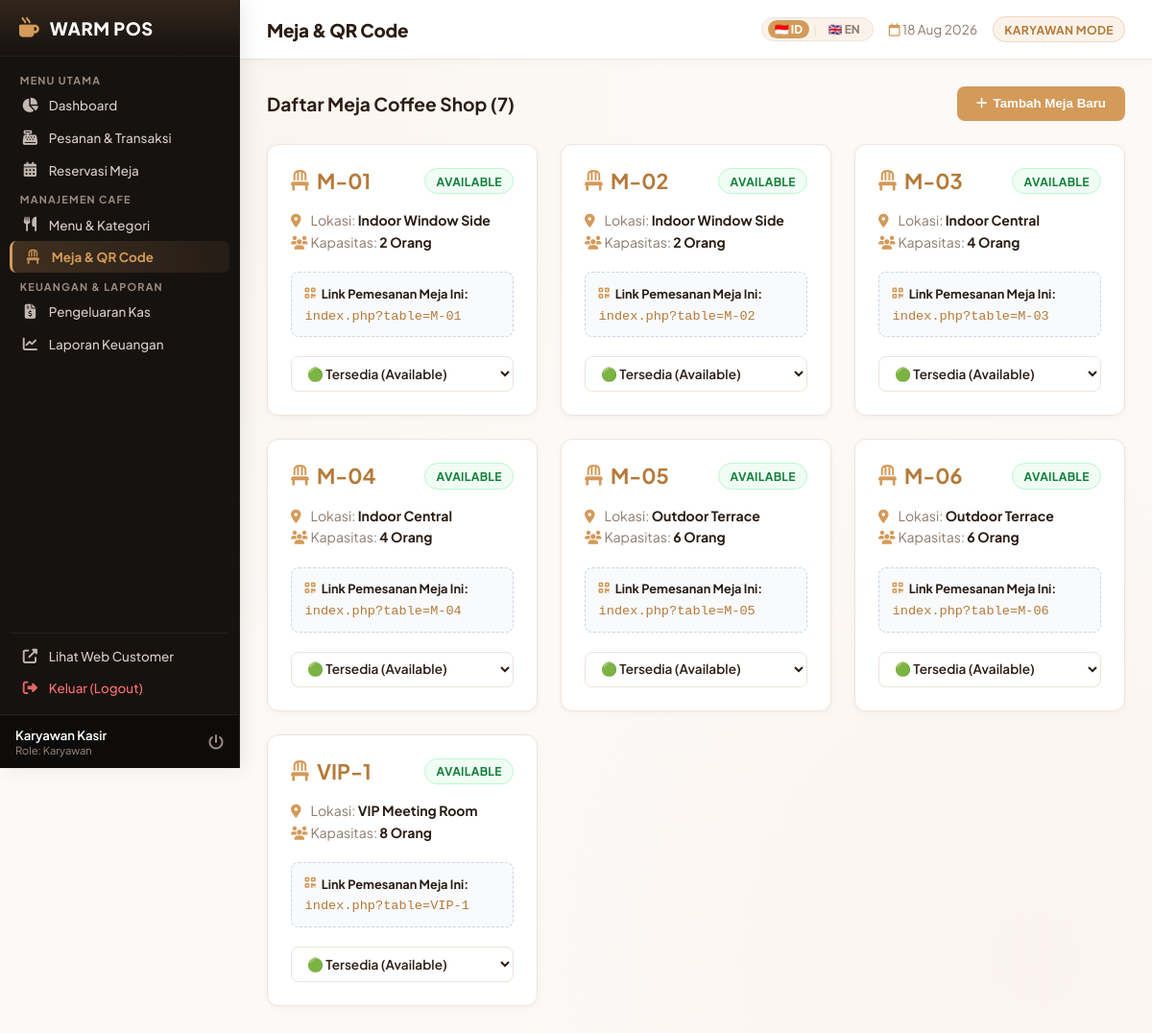
Screenshot of /admin/tables.php (signed in) with the database file from the repository.
### tables this page shows
CREATE TABLE IF NOT EXISTS `tables` (
  `id` INT AUTO_INCREMENT PRIMARY KEY,
  `table_number` VARCHAR(20) NOT NULL UNIQUE,
  `capacity` INT NOT NULL DEFAULT 2,
  `location` VARCHAR(50) DEFAULT 'Indoor Main Area',
  `status` ENUM('available', 'occupied', 'reserved') DEFAULT 'available'
);

### config/lang.php (called while the page is built, shortened)
<?php
$current_lang = $_SESSION['lang'] ?? 'id';
if (!function_exists('__')) {
    function __($key, $default = '') {
        global $translations, $current_lang;
        if (isset($translations[$current_lang][$key])) {
            return $translations[$current_lang][$key];
        }
        return !empty($default) ? $default : $key;
    }
}
if (!function_exists('get_current_lang')) {
    function get_current_lang() {
        global $current_lang;
        return $current_lang;
    }
}

### admin/tables.php (the view, shortened to what this page needs)
<?php
require_once __DIR__ . '/../config/database.php';
$tables = $pdo->query("SELECT * FROM tables ORDER BY table_number ASC")->fetchAll();
require_once __DIR__ . '/../includes/admin_header.php';
?>
<div style="display: flex; justify-content: space-between; align-items: center; margin-bottom: 1.5rem;">
    <h3 style="color: var(--admin-text-main); margin: 0; font-size: 1.2rem;"><?php echo get_current_lang() == 'en' ? 'Coffee Shop Tables' : 'Daftar Meja Coffee Shop'; ?> (<?php echo count($tables); ?>)</h3>
    <button data-modal-target="addTableModal" class="btn" style="background: var(--admin-accent); color: #ffffff; font-weight: 700; border: none; padding: 0.65rem 1.25rem; border-radius: 8px; cursor: pointer; display: flex; align-items: center; gap: 6px;">
        <i class="fas fa-plus"></i> <?php echo __('admin_add_table', 'Tambah Meja Baru'); ?>
    </button>
</div>
<div style="display: grid; grid-template-columns: repeat(auto-fill, minmax(280px, 1fr)); gap: 1.5rem; margin-bottom: 2rem;">
    <?php foreach ($tables as $t):
        $st_class = $t['status'] == 'available' ? 'badge-ready' : ($t['status'] == 'occupied' ? 'badge-cancelled' : 'badge-pending');
    ?>
        <div style="background: var(--admin-card); border: 1px solid var(--admin-border); border-radius: 12px; padding: 1.5rem; display: flex; flex-direction: column; justify-content: space-between; box-shadow: var(--shadow-sm);">
            <div>
                <div style="display: flex; justify-content: space-between; align-items: center; margin-bottom: 1rem;">
                    <h3 style="color: var(--admin-accent-dark); font-size: 1.35rem; margin: 0; display: flex; align-items: center; gap: 8px;">
                        <i class="fas fa-chair" style="color: var(--admin-accent);"></i> <?php echo htmlspecialchars($t['table_number']); ?>
                    </h3>
                    <span class="badge <?php echo $st_class; ?>"><?php echo strtoupper($t['status']); ?></span>
                </div>
                <div style="font-size: 0.88rem; color: var(--admin-muted); margin-bottom: 1.25rem; line-height: 1.6;">
                    <div><i class="fas fa-map-marker-alt" style="color: var(--admin-accent); width: 18px;"></i> <?php echo get_current_lang() == 'en' ? 'Location' : 'Lokasi'; ?>: <strong style="color: var(--admin-text-main);"><?php echo htmlspecialchars($t['location']); ?></strong></div>
                    <div><i class="fas fa-users" style="color: var(--admin-accent); width: 18px;"></i> <?php echo get_current_lang() == 'en' ? 'Capacity' : 'Kapasitas'; ?>: <strong style="color: var(--admin-text-main);"><?php echo $t['capacity']; ?> <?php echo get_current_lang() == 'en' ? 'Persons' : 'Orang'; ?></strong></div>
                </div>
                <div style="background: #f8fafc; padding: 0.85rem; border-radius: 8px; border: 1px dashed #cbd5e1; font-size: 0.8rem; margin-bottom: 1.25rem;">
                    <div style="color: var(--admin-text-main); font-weight: 700; margin-bottom: 0.35rem; display: flex; align-items: center; gap: 6px;">
                        <i class="fas fa-qrcode" style="color: var(--admin-accent);"></i> <?php echo get_current_lang() == 'en' ? 'Direct Table Order Link (QR):' : 'Link Pemesanan Meja Ini:'; ?>
                    </div>
                    <code style="color: var(--admin-accent-dark); word-break: break-all; font-size: 0.85rem;">index.php?table=<?php echo urlencode($t['table_number']); ?></code>
                </div>
            </div>
            <form action="tables.php" method="POST" style="margin: 0; display: flex; gap: 0.5rem;">
                <select name="status" onchange="this.form.submit()" class="form-control" style="font-size: 0.85rem; padding: 0.5rem 0.75rem; cursor: pointer; font-weight: 600;">
                    <option value="available" <?php echo $t['status'] == 'available' ? 'selected' : ''; ?>>🟢 <?php echo get_current_lang() == 'en' ? 'Available' : 'Tersedia (Available)'; ?></option>
                </select>
            </form>
        </div>
    <?php endforeach; ?>
</div>
<?php include __DIR__ . '/../includes/admin_footer.php'; ?>

### assets/css/admin.css (style rules this page uses)
:root { --admin-bg: #fcf9f6; --admin-card: #ffffff; --admin-border: #ede4dc; --admin-border-hover: #d49a59; --admin-accent: #d49a59; --admin-accent-dark: #b57a39; --admin-accent-light: #fbf3ea; --admin-sidebar-bg: #161210; --admin-sidebar-border: #26201d; --admin-text-main: #2b1d14; --admin-text: #4a3b32; --admin-text-white: #ffffff; --admin-muted: #8c7a6e; --success-bg: #f0fdf4; --success-color: #15803d; --success-border: #bbf7d0; --warning-bg: #fffbeb; --warning-color: #b45309; --warning-border: #fde68a; --danger-bg: #fef2f2; --danger-color: #b91c1c; --danger-border: #fecaca; --info-bg: #eff6ff; --info-color: #1d4ed8; --info-border: #bfdbfe; --shadow-sm: 0 2px 6px rgba(43, 29, 20, 0.04); --shadow-md: 0 8px 24px rgba(43, 29, 20, 0.06); }
* { margin: 0; padding: 0; box-sizing: border-box; }
body { font-family: 'Plus Jakarta Sans', -apple-system, BlinkMacSystemFont, sans-serif; background-color: var(--admin-bg); color: var(--admin-text); display: flex; min-height: 100vh; background-image: radial-gradient(circle at 10% 10%, rgba(212, 154, 89, 0.06) 0%, transparent 40%), radial-gradient(circle at 90% 90%, rgba(229, 107, 70, 0.04) 0%, transparent 40%); background-attachment: fixed; }
.form-control { width: 100%; padding: 0.65rem 0.85rem; border-radius: 8px; background: #ffffff; border: 1px solid var(--admin-border); color: var(--admin-text-main); font-family: inherit; font-size: 0.88rem; outline: none; box-sizing: border-box; transition: border-color 0.2s, box-shadow 0.2s; }
.badge { display: inline-flex; align-items: center; gap: 4px; padding: 0.3rem 0.7rem; border-radius: 20px; font-size: 0.76rem; font-weight: 700; letter-spacing: 0.3px; border: 1px solid transparent; white-space: nowrap; }
.badge-ready, .badge-completed { background-color: var(--success-bg); color: var(--success-color); border-color: var(--success-border); }

### rows the page displays
tables: table_number "M-01", status "AVAILABLE", location "Indoor Window Side", capacity "2", status "🟢 Tersedia (Available)"
tables: table_number "M-02", status "AVAILABLE", location "Indoor Window Side", capacity "2", status "🟢 Tersedia (Available)"
tables: table_number "M-03", status "AVAILABLE", location "Indoor Central", capacity "4", status "🟢 Tersedia (Available)"
tables: table_number "M-04", status "AVAILABLE", location "Indoor Central", capacity "4", status "🟢 Tersedia (Available)"
tables: table_number "M-05", status "AVAILABLE", location "Outdoor Terrace", capacity "6", status "🟢 Tersedia (Available)"
tables: table_number "M-06", status "AVAILABLE", location "Outdoor Terrace", capacity "6", status "🟢 Tersedia (Available)"
tables: table_number "VIP-1", status "AVAILABLE", location "VIP Meeting Room", capacity "8", status "🟢 Tersedia (Available)"

### other values shown
__('admin_dashboard', 'Dashboard') "Dashboard"
__('admin_orders', 'Pesanan & Transaksi') "Pesanan & Transaksi"
__('admin_reservations', 'Reservasi Meja') "Reservasi Meja"
__('admin_products', 'Menu & Kategori') "Menu & Kategori"
__('admin_tables', 'Kelola Meja') "Meja & QR Code"
__('admin_expenses', 'Pengeluaran Kas') "Pengeluaran Kas"
__('admin_reports', 'Laporan Keuangan') "Laporan Keuangan"
__('admin_customer_web', 'Web Customer') "Lihat Web Customer"
__('admin_logout', 'Keluar') "Keluar (Logout)"
$user_fullname "Karyawan Kasir"
$user_role "Karyawan"
$page_title "Meja & QR Code"
$user_role "KARYAWAN"
count($tables) "7"
__('admin_add_table', 'Tambah Meja Baru') "Tambah Meja Baru"
